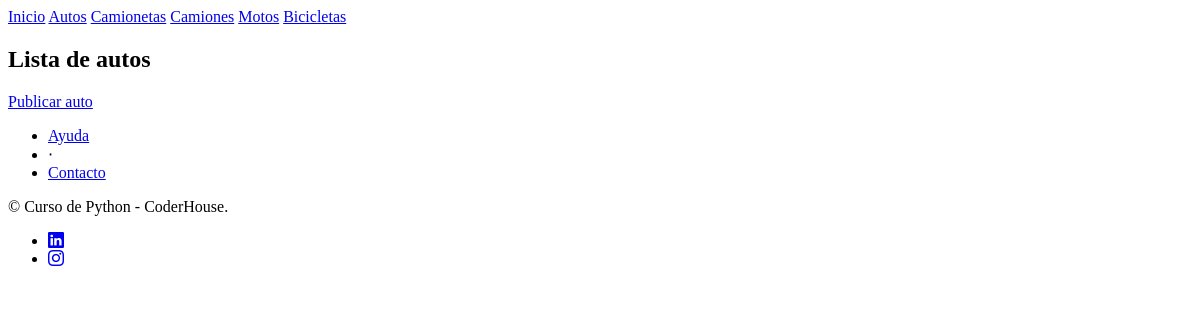
Page /listados/lista_autos/ on the earlier database version.
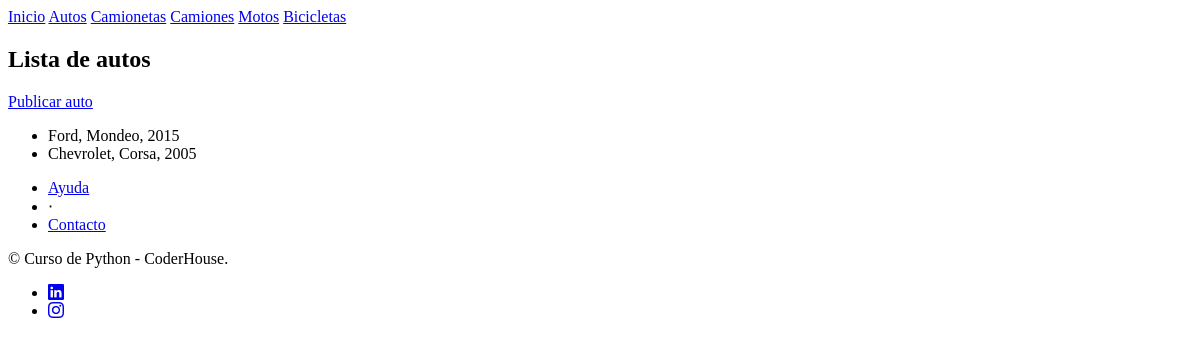
Same page on the later database version.
### app_preentrega/models.py (models this page shows, shortened)
class autos (models.Model):
    marca = models.CharField(max_length=50)
    modelo = models.CharField(max_length=50)
    ano = models.CharField(max_length=4)
    color = models.CharField(max_length=15)
    equipamiento = models.CharField(max_length=100)
    descripcion = models.CharField(max_length=200)

### app_preentrega/views.py (the view)
# urls.py: path('lista_autos/', lista_autos, name="autos"),
def lista_autos(request): #esto renderiza una lista con el contexto que se le pase
    contexto = {
        "autos" : autos.objects.all()
    }
    http_response = render(
        request = request,
        template_name = 'pre_entrega/lista_autos.html',
        context = contexto,
    )
    return http_response

### app_preentrega/templates/pre_entrega/lista_autos.html
{% extends "pre_entrega/base.html" %}
{% block contenido%}
<section>
    <div>
        <h1>Lista de autos</h1>
    <a class="navbar-brand" href="{% url 'subir_autos' %}"> Publicar auto </a>
        <ul>
            {% for auto in autos %}
                <li>{{auto.marca}}, {{auto.modelo}}, {{auto.ano}}
            {% endfor %}
        </ul>
    </div>
</section>
{% endblock contenido%}

Differences in the rows shown:
added autos: marca "Ford", modelo "Mondeo", ano "2015"
added autos: marca "Chevrolet", modelo "Corsa", ano "2005"
